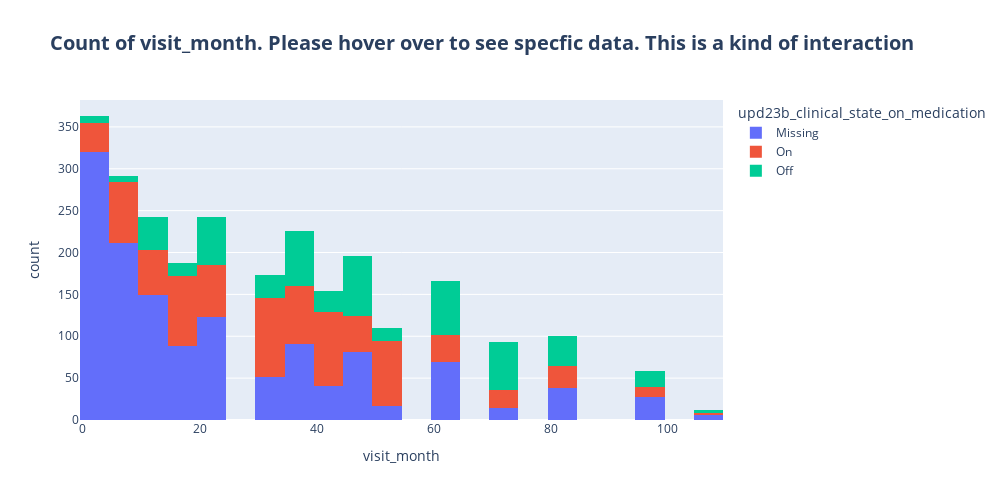

Write notebook code for a chart like this one.
### Code cell
fig = px.histogram(clinical_data,
                   x='visit_month',
                   color='upd23b_clinical_state_on_medication',
                   title="<b>Count of visit_month. Please hover over to see specfic data. This is a kind of interaction",
                   width=1000, height=500)
fig.update_layout(title_font_size=20)
fig.show()

### Figure 1 — Plotly figure (JSON) as saved in the notebook; plotly's stock layout.template omitted (floating-point values rounded to 4 significant figures; data arrays with more than 128 entries replaced by an {"elided": "..."} marker saying what was removed)
{"data": [{"alignmentgroup": "True", "bingroup": "x", "hovertemplate": "upd23b_clinical_state_on_medication=Missing<br>visit_month=%{x}<br>count=%{y}<extra></extra>", "legendgroup": "Missing", "marker": {"color": "#636efa", "pattern": {"shape": ""}}, "name": "Missing", "offsetgroup": "Missing", "orientation": "v", "showlegend": true, "type": "histogram", "x": {"elided": "1327 int values"}, "xaxis": "x", "yaxis": "y"}, {"alignmentgroup": "True", "bingroup": "x", "hovertemplate": "upd23b_clinical_state_on_medication=On<br>visit_month=%{x}<br>count=%{y}<extra></extra>", "legendgroup": "On", "marker": {"color": "#EF553B", "pattern": {"shape": ""}}, "name": "On", "offsetgroup": "On", "orientation": "v", "showlegend": true, "type": "histogram", "x": {"elided": "775 int values"}, "xaxis": "x", "yaxis": "y"}, {"alignmentgroup": "True", "bingroup": "x", "hovertemplate": "upd23b_clinical_state_on_medication=Off<br>visit_month=%{x}<br>count=%{y}<extra></extra>", "legendgroup": "Off", "marker": {"color": "#00cc96", "pattern": {"shape": ""}}, "name": "Off", "offsetgroup": "Off", "orientation": "v", "showlegend": true, "type": "histogram", "x": {"elided": "513 int values"}, "xaxis": "x", "yaxis": "y"}], "layout": {"barmode": "relative", "height": 500, "legend": {"title": {"text": "upd23b_clinical_state_on_medication"}, "tracegroupgap": 0}, "title": {"font": {"size": 20}, "text": "<b>Count of visit_month. Please hover over to see specfic data. This is a kind of interaction"}, "width": 1000, "xaxis": {"anchor": "y", "domain": [0, 1], "title": {"text": "visit_month"}}, "yaxis": {"anchor": "x", "domain": [0, 1], "title": {"text": "count"}}}}
